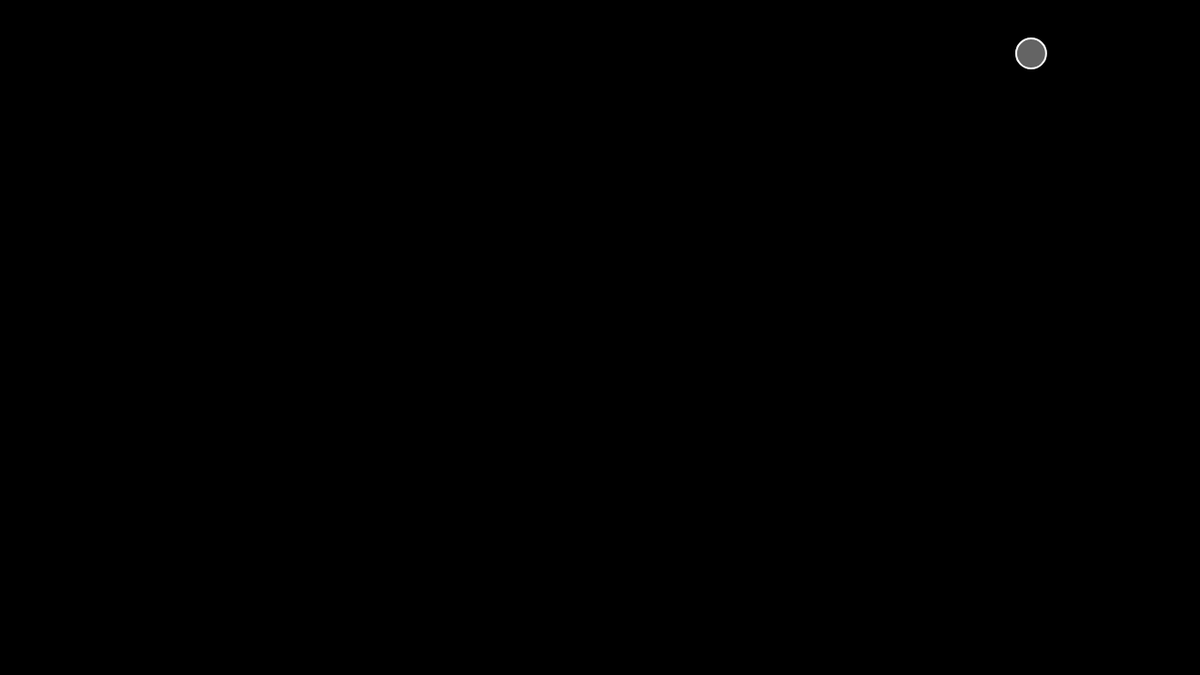
Frame 1 (no input)
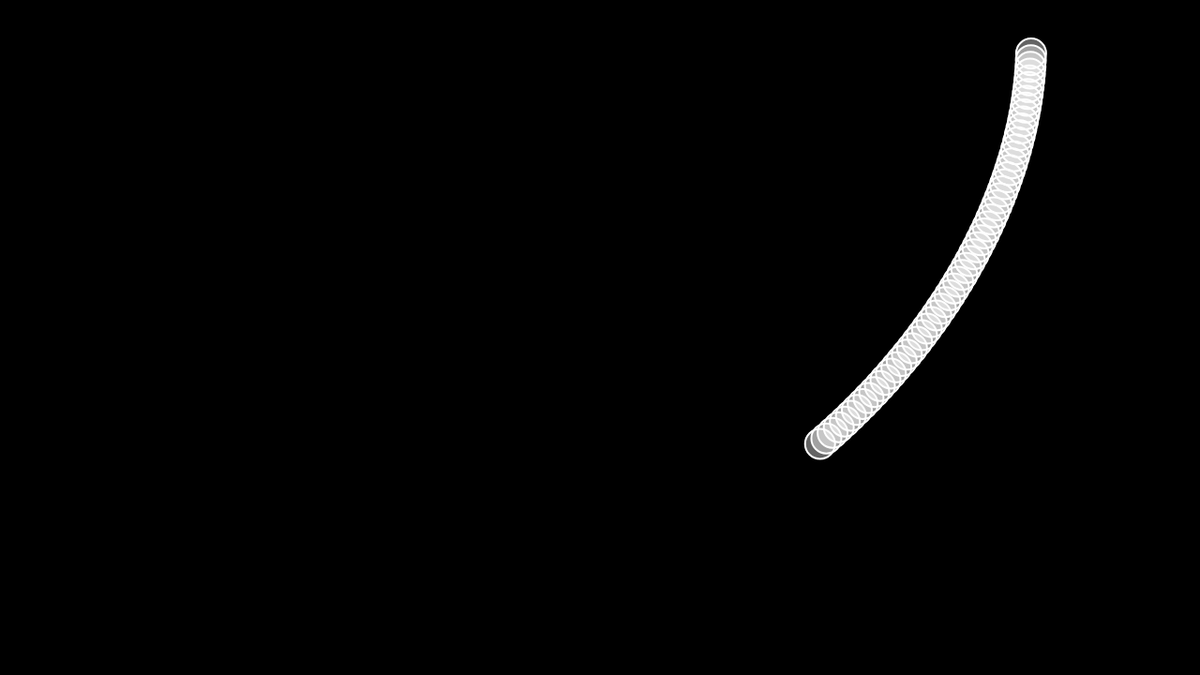
Frame 60 (no input)
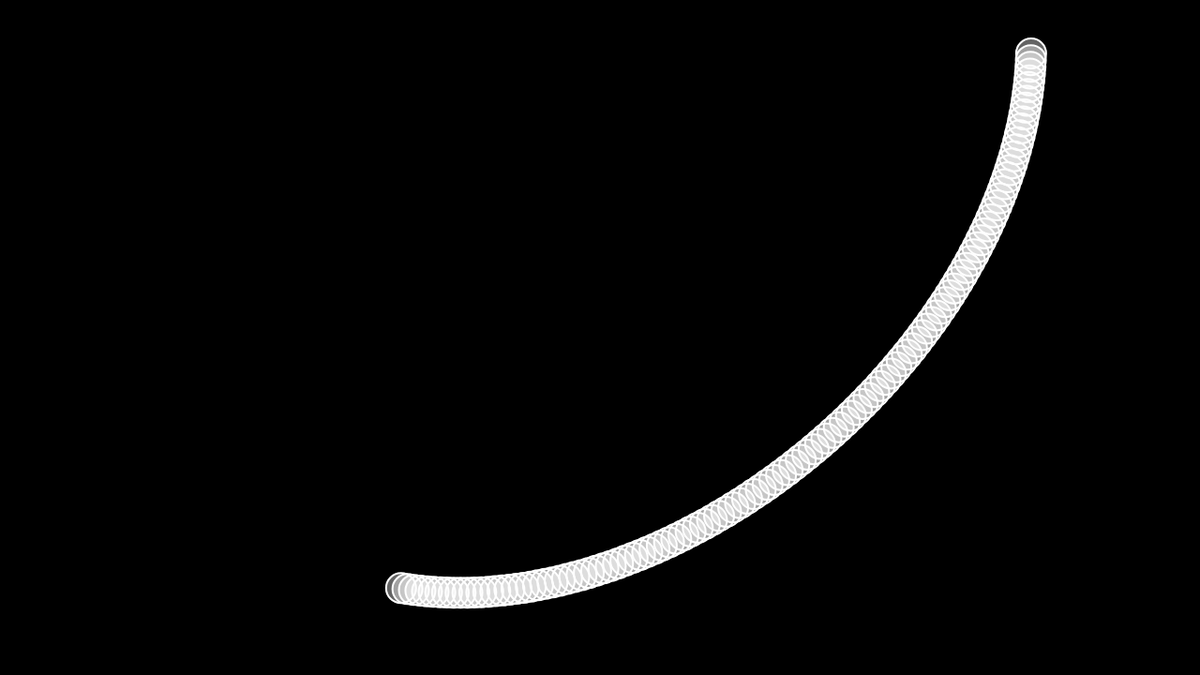
Frame 120 (the mouse pressed at the canvas centre since frame 60)

The p5.js sketch that drew these frames (run headless with seeded random() and noise() and a simulated clock; from frame 60 on, the mouse is pressed at the canvas centre):

// p5.js sketch
// ── sketch.js
let mover;

function setup() {
  createCanvas(1280, 720);
  mover = new Mover(1100,50);
  background(0);
}

function draw() {
   //background(0);
  mover.update();
  mover.show();
}

class Mover {
  constructor(x, y) {
    this.pos = createVector(x, y);
    // this.vel = createVector(1, -1);
    this.vel = createVector(0,1);
    this.vel.setMag(7);
  }
  update() {  
    let mouse = createVector(650, 200);
    this.acc = p5.Vector.sub(mouse, this.pos);
    //this.acc.mult(0.0004);//circle v=mv^2/R 是个圆？？？
    this.acc.mult(0.0003)//ellipse in the same position重复椭圆
   //this.acc.setMag(2);//ellipse but pos will change 位置会变，椭圆    
    this.vel.add(this.acc); 
    //this.vel.limit(5);
    this.pos.add(this.vel);
  }  
  show() {
    stroke(255);
    strokeWeight(2);
    fill(255, 100);
    ellipse(this.pos.x, this.pos.y, 32);
  }
}
